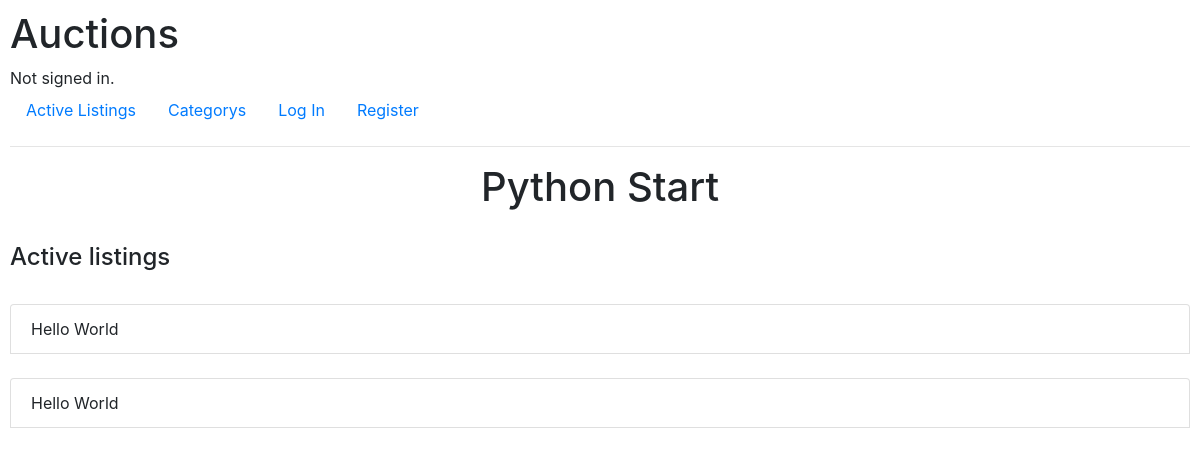
Page /Python Start/uinque_category on the earlier database version.
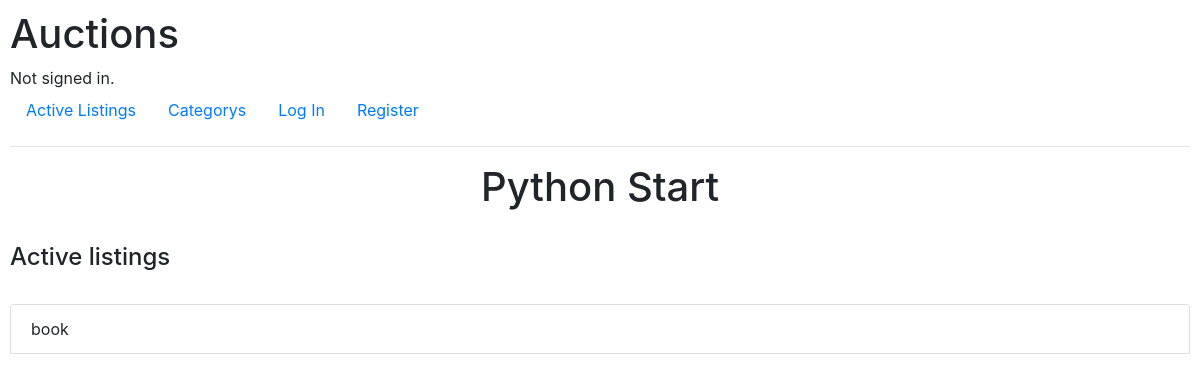
Same page on the later database version.
### auctions/models.py (models this page shows, shortened)
class Listings(models.Model):
    title = models.CharField(max_length=64)
    description = models.CharField(max_length=264)
    startingBid = models.IntegerField()
    watchlist = models.ManyToManyField(User, blank=True, related_name='watchlistItem')
    creater = models.ForeignKey(User, on_delete=models.CASCADE, related_name='created_listings', default=0)
    category = models.ForeignKey(category, on_delete=models.CASCADE, related_name="add_to_category", default="")

### auctions/views.py (the view)
# urls.py: path("<category_name>/uinque_category", views.unique_category, name="unique_category")
def unique_category(request, category_name):
    current_category = category.objects.get(name=category_name)
    category_items = current_category.add_to_category.all()
    return render(request, "auctions/unique_category.html", {
        "categroy_items": category_items,
        "current_category":category_name
    })

### auctions/templates/auctions/unique_category.html
{% extends "auctions/layout.html" %}
{% block body %}
    <h1 class="text-center" >{{ current_category }}</h1>
    <br>
    <h4>Active listings </h4>
    <br>
    {% for item in categroy_items %}
        <ul class="list-group">
            <li class="list-group-item">{{ item.title }}</li>
            <br>
        </ul>
    {% endfor %}
{% endblock %}

Differences in the rows shown:
removed Listings: title "Hello World"
removed Listings: title "Hello World"
added Listings: title "book"
